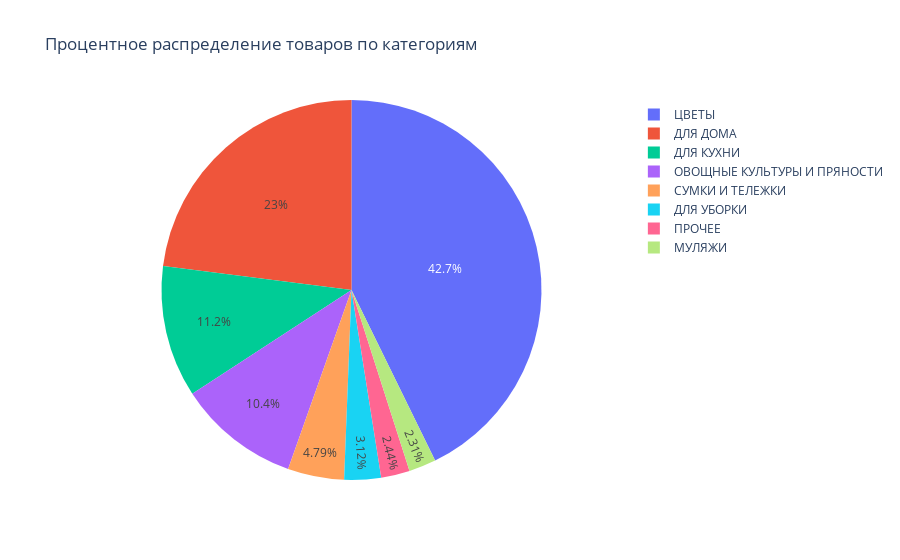

The notebook cell saved with this chart:
### Code cell
fig= go.Figure(data=[go.Pie(labels=data_by_category['category'], values=data_by_category['product_count'])])
fig.update_layout(title='Процентное распределение товаров по категориям')
fig.show()

### Figure 1 — Plotly figure (JSON) as saved in the notebook; plotly's stock layout.template omitted (floating-point values rounded to 4 significant figures)
{"data": [{"labels": ["ЦВЕТЫ", "ДЛЯ ДОМА", "ДЛЯ КУХНИ", "ОВОЩНЫЕ КУЛЬТУРЫ И ПРЯНОСТИ", "СУМКИ И ТЕЛЕЖКИ", "ДЛЯ УБОРКИ", "ПРОЧЕЕ", "МУЛЯЖИ"], "type": "pie", "values": [999, 537, 262, 243, 112, 73, 57, 54]}], "layout": {"title": {"text": "Процентное распределение товаров по категориям"}}}
